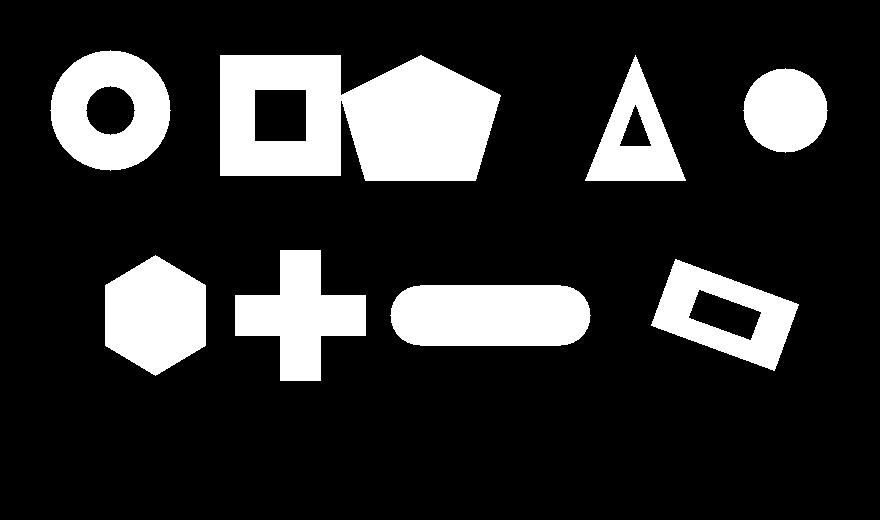
#> input picture lecture5/data/bnw_shapes.png, 880 x 520 px
$ python page102_working_with_curves.py
#> lines starting #> are read from the running program, lines starting #| are printed output that depends on the picture; after the words box and inside, x2 and y2 are one past the last pixel; in counts of white or black regions, pixels touching at a corner belong together
### lecture5/common.py
from __future__ import annotations

import argparse
from pathlib import Path

import cv2
import numpy as np


ROOT_DIR = Path(__file__).resolve().parent
DATA_DIR = ROOT_DIR / "data"
OUTPUT_DIR = ROOT_DIR / "output"


# [8 lines left out: function parse_show_flag, not called in this run]


def load_gray_image(name: str) -> np.ndarray:
    image_path = DATA_DIR / name
    image = cv2.imread(str(image_path), cv2.IMREAD_GRAYSCALE)
    if image is None:
        raise FileNotFoundError(f"Could not read image: {image_path}")
    return image


# [4 lines left out: function plot_gray, not called in this run]


def plot_bgr(ax, image: np.ndarray, title: str) -> None:
    ax.imshow(cv2.cvtColor(to_uint8(image), cv2.COLOR_BGR2RGB))
    ax.set_title(title)
    ax.axis("off")


def finalize_figure(fig, filename: str, show: bool = False) -> Path:
    import matplotlib.pyplot as plt

    OUTPUT_DIR.mkdir(parents=True, exist_ok=True)
    out_path = OUTPUT_DIR / filename
    fig.tight_layout()
    fig.savefig(out_path, dpi=160, bbox_inches="tight")
    print(f"Saved figure: {out_path}")

    if show:
        plt.show()
    else:
        plt.close(fig)

    return out_path


# [10 lines left out: function normalize_channel, not called in this run]


def to_uint8(image: np.ndarray) -> np.ndarray:
    if image.dtype == np.uint8:
        return image

    image_float = image.astype(np.float32)
    if float(image_float.max()) <= 1.0 and float(image_float.min()) >= 0.0:
        scaled = image_float * 255.0
        return np.clip(scaled, 0, 255).astype(np.uint8)

    return normalize_channel(image_float)


# [7 lines left out: function save_image, not called in this run]

### lecture5/page102_working_with_curves.py
from __future__ import annotations

import argparse

import cv2
import matplotlib.pyplot as plt
import numpy as np

from common import finalize_figure, load_gray_image, parse_show_flag, plot_bgr


def select_main_contour(image: np.ndarray) -> tuple[np.ndarray, list[np.ndarray]]:
    contours, _hierarchy = cv2.findContours(image, cv2.RETR_TREE, cv2.CHAIN_APPROX_SIMPLE)
    main_contour = max(contours, key=cv2.contourArea)
    return main_contour, contours


def describe_curve(contour: np.ndarray) -> None:
    print(f"Area of contour is {cv2.contourArea(contour):.2f}")
    print(f"Signed area of contour is {cv2.contourArea(contour, True):.2f}")
    print(f"Length of closed contour is {cv2.arcLength(contour, True):.2f}")
    print(f"Length of open contour is {cv2.arcLength(contour, False):.2f}")
    hull = cv2.convexHull(contour)
    print(f"Convex status of contour is {cv2.isContourConvex(contour)}")
    print(f"Convex status of its hull is {cv2.isContourConvex(hull)}")


def build_views(image: np.ndarray, contour: np.ndarray, contours: list[np.ndarray], epsilon_scale: float) -> tuple[np.ndarray, np.ndarray, np.ndarray]:
    color = cv2.cvtColor(image, cv2.COLOR_GRAY2BGR)
    contour_view = color.copy()
    hull_view = color.copy()
    approx_view = color.copy()

    cv2.drawContours(contour_view, contours, -1, (0, 255, 0), 2)
    hull = cv2.convexHull(contour)
    cv2.drawContours(hull_view, [hull], -1, (0, 0, 255), 2)

    epsilon = epsilon_scale * cv2.arcLength(contour, True)
    approx = cv2.approxPolyDP(contour, epsilon, True)
    cv2.drawContours(approx_view, [approx], -1, (255, 0, 255), 2)

    return contour_view, hull_view, approx_view


def run_interactive(contour: np.ndarray, base_image: np.ndarray) -> None:
    window_name = "Curve approximation"

    def update(value: int) -> None:
        epsilon_scale = max(value, 1) * 0.1 / 255.0
        _, _, approx_view = build_views(base_image, contour, [contour], epsilon_scale)
        cv2.imshow(window_name, approx_view)

    cv2.namedWindow(window_name, cv2.WINDOW_NORMAL)
    cv2.createTrackbar("Epsilon", window_name, 25, 255, update)
    update(25)

    while True:
        key = cv2.waitKey(30)
        if key == 27:
            break

    cv2.destroyWindow(window_name)


def main(show: bool = False, interactive: bool = False) -> None:
    image = load_gray_image("bnw_shapes.png")
#> in load_gray_image, `image = cv2.imread(str(image_path), cv2.IMREAD_GRAYSCALE)`: image: shape (520, 880); 18.5% white; 8 white regions
    contour, contours = select_main_contour(image)
#> in select_main_contour, `contours, _hierarchy = cv2.findContours(image, cv2.RETR_TREE, cv2.CHAI..`: contours = 12 contours; largest, box (x1, y1, x2, y2) and area: (220, 55, 501, 181) 29080, (390, 285, 591, 346) 11136, (50, 50, 171, 171) 11120, (651, 259, 799, 371) 9198, (105, 255, 206, 376) 9000
#> in select_main_contour, `main_contour = max(contours, key=cv2.contourArea)`: main_contour = contour of 266 points, box (x1, y1, x2, y2) (220, 55, 501, 181), area 29080
#> contour has the same summary as main_contour in select_main_contour
    describe_curve(contour)
#| Area of contour is 29079.50
#| Signed area of contour is -29079.50
#| Length of closed contour is 963.26
#| Length of open contour is 843.26
#> in describe_curve, `hull = cv2.convexHull(contour)`: hull = contour of 11 points, box (x1, y1, x2, y2) (220, 55, 501, 181), area 32053
#| Convex status of contour is False
#| Convex status of its hull is True

    contour_view, hull_view, approx_view = build_views(image, contour, contours, epsilon_scale=0.02)
#> in build_views, color is the input picture: shape (520, 880, 3); 18.5% white; 8 white regions, largest, box (x1, y1, x2, y2) and area: (220, 55, 501, 181) 26934, (390, 285, 591, 346) 11361, (50, 50, 171, 171) 9496
#> in build_views, `cv2.drawContours(contour_view, contours, -1, (0, 255, 0), 2)`:
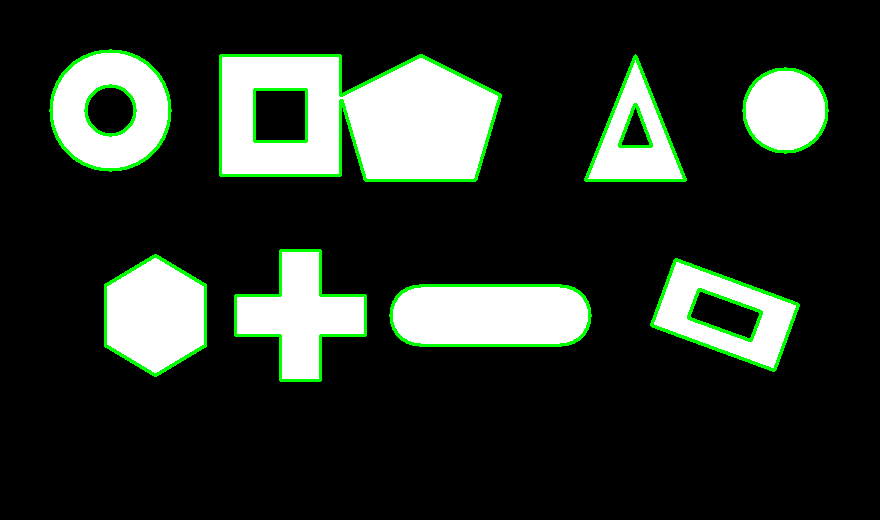
#> contour_view: shape (520, 880, 3); 3.12% of pixels changed, all inside (x1, y1, x2, y2) = (49, 49, 829, 382)
#> in build_views, `cv2.drawContours(hull_view, [hull], -1, (0, 0, 255), 2)`:
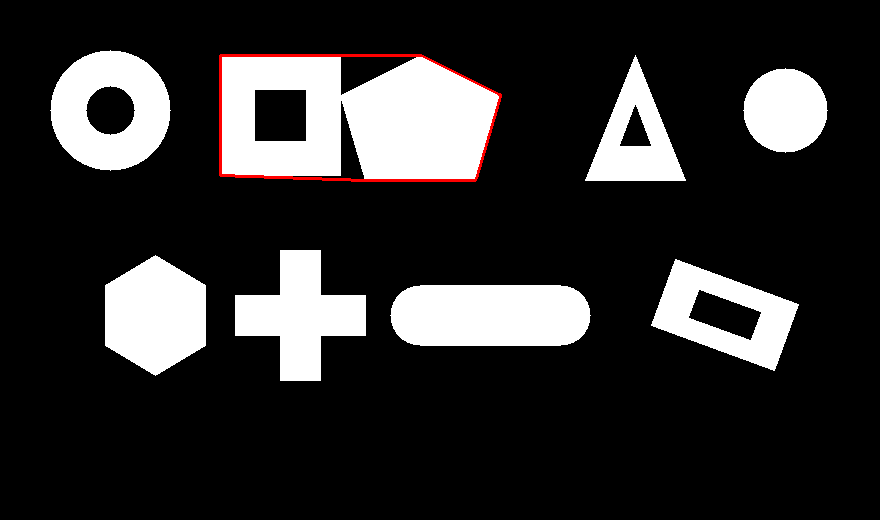
#> hull_view: shape (520, 880, 3); 0.47% of pixels changed, all inside (x1, y1, x2, y2) = (219, 54, 502, 182)
#> in build_views, `epsilon = epsilon_scale * cv2.arcLength(contour, True)`: epsilon = 19.27
#> in build_views, `approx = cv2.approxPolyDP(contour, epsilon, True)`: approx = contour of 10 points, box (x1, y1, x2, y2) (220, 55, 501, 181), area 29042
#> in build_views, `cv2.drawContours(approx_view, [approx], -1, (255, 0, 255), 2)`:
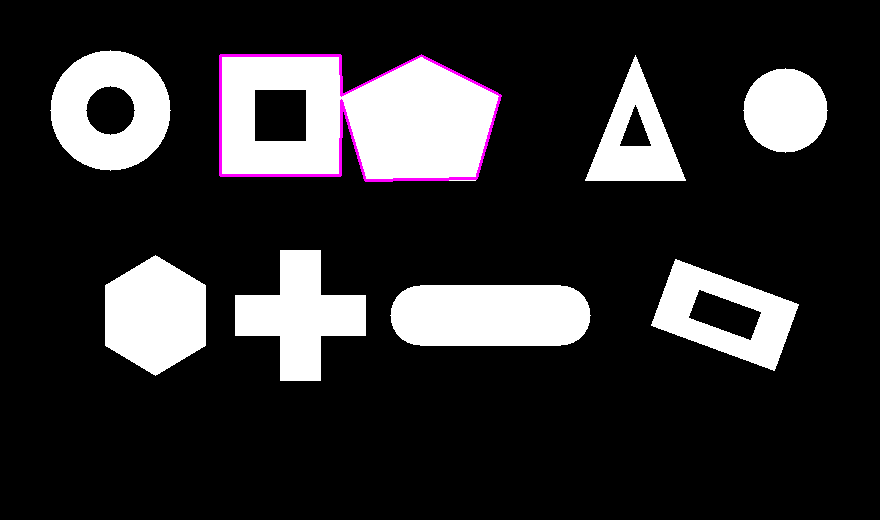
#> approx_view: shape (520, 880, 3); 0.58% of pixels changed, all inside (x1, y1, x2, y2) = (219, 54, 502, 182)

    fig, axes = plt.subplots(1, 3, figsize=(14, 4))
    plot_bgr(axes[0], contour_view, "Contours")
    plot_bgr(axes[1], hull_view, "Convex hull")
    plot_bgr(axes[2], approx_view, "Approx poly")

    finalize_figure(fig, "page102_working_with_curves.png", show)
#> in finalize_figure, `fig.savefig(out_path, dpi=160, bbox_inches="tight")`:
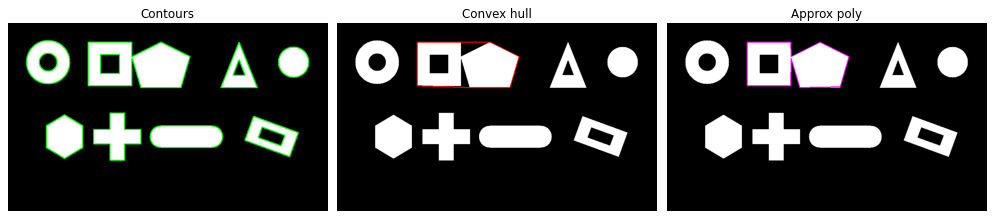
#> figure drawn by matplotlib, 3 panels

    if interactive:
        run_interactive(contour, image)


if __name__ == "__main__":
    parser = argparse.ArgumentParser(description="Page 102 - Working with curves")
    parser.add_argument("--show", action="store_true")
    parser.add_argument("--interactive", action="store_true")
    args = parser.parse_args()
    main(show=args.show, interactive=args.interactive)

$ run again, with lecture5/data/BnW.png copied over lecture5/data/bnw_shapes.png
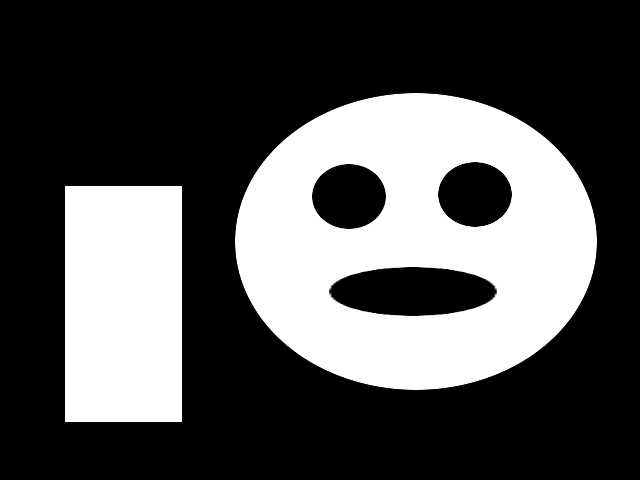
#> input picture lecture5/data/BnW.png, 640 x 480 px
#> in load_gray_image, image is the input picture: shape (480, 640); min 0, max 255, mean 81.4
#> in select_main_contour, `contours, _hierarchy = cv2.findContours(image, cv2.RETR_TREE, cv2.CHAI..`: contours = 5 contours; box (x1, y1, x2, y2) and area: (235, 93, 597, 390) 84420, (65, 186, 182, 422) 27260, (331, 267, 495, 316) 6252, (312, 164, 386, 229) 3750, (438, 162, 512, 227) 3750
#> main_contour = contour of 464 points, box (x1, y1, x2, y2) (235, 93, 597, 390), area 84420
#> in main, `contour, contours = select_main_contour(image)`: contour has the same summary as main_contour in select_main_contour
#| Area of contour is 84420.00
#| Signed area of contour is -84420.00
#| Length of closed contour is 1093.74
#| Length of open contour is 1054.74
#> in describe_curve, `hull = cv2.convexHull(contour)`: hull = contour of 108 points, box (x1, y1, x2, y2) (235, 93, 597, 390), area 84710
#| Convex status of contour is False
#| Convex status of its hull is True
#> in build_views, `cv2.drawContours(contour_view, contours, -1, (0, 255, 0), 2)`:
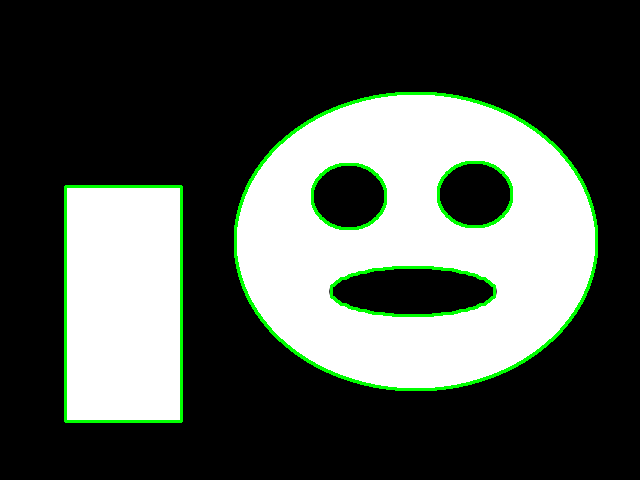
#> contour_view: shape (480, 640, 3); 2.72% of pixels changed, all inside (x1, y1, x2, y2) = (64, 92, 598, 423)
#> hull_view: shape (480, 640, 3); 0.99% of pixels changed, all inside (x1, y1, x2, y2) = (234, 92, 598, 391)
#> epsilon = 21.87
#> approx = [[308, 121], [235, 226], [292, 350], [444, 388], [570, 319], [596, 226], [539, 132], [435, 93]]
#> approx_view: shape (480, 640, 3); 0.94% of pixels changed, all inside (x1, y1, x2, y2) = (234, 92, 598, 390)
#> in finalize_figure, `fig.savefig(out_path, dpi=160, bbox_inches="tight")`:
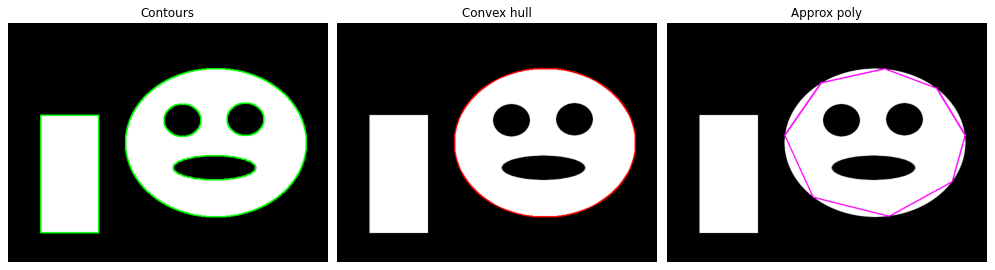
#> figure drawn by matplotlib, 3 panels

$ run again, with lecture5/data/distance_circles.png copied over lecture5/data/bnw_shapes.png
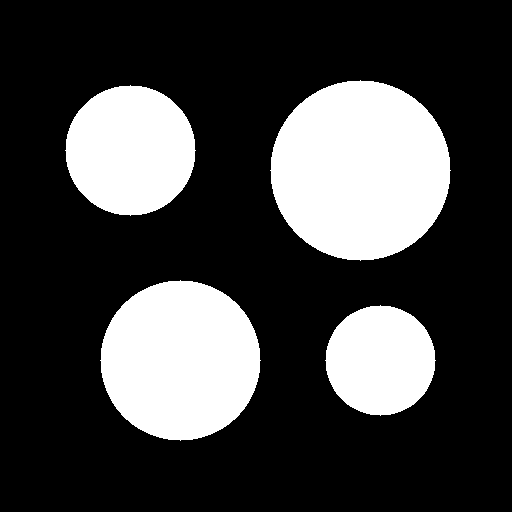
#> input picture lecture5/data/distance_circles.png, 512 x 512 px
#> image: shape (512, 512); 26% white; 4 white regions
#> in select_main_contour, `contours, _hierarchy = cv2.findContours(image, cv2.RETR_TREE, cv2.CHAI..`: contours = 4 contours; box (x1, y1, x2, y2) and area: (270, 80, 451, 261) 25190, (100, 280, 261, 441) 19854, (65, 85, 196, 216) 13090, (325, 305, 436, 416) 9322
#> main_contour = contour of 260 points, box (x1, y1, x2, y2) (270, 80, 451, 261), area 25190
#> in main, `contour, contours = select_main_contour(image)`: contour has the same summary as main_contour in select_main_contour
#| Area of contour is 25190.00
#| Signed area of contour is -25190.00
#| Length of closed contour is 595.81
#| Length of open contour is 594.40
#> in describe_curve, `hull = cv2.convexHull(contour)`: hull = contour of 68 points, box (x1, y1, x2, y2) (270, 80, 451, 261), area 25374
#| Convex status of contour is False
#| Convex status of its hull is True
#> in build_views, color is the input picture: shape (512, 512, 3); 26% white; 4 white regions, box (x1, y1, x2, y2) and area: (270, 80, 451, 261) 25445, (100, 280, 261, 441) 20081, (65, 85, 196, 216) 13273, (325, 305, 436, 416) 9477
#> in build_views, `cv2.drawContours(contour_view, contours, -1, (0, 255, 0), 2)`:
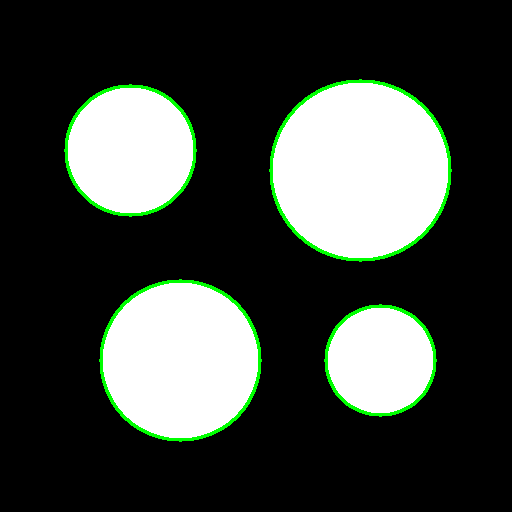
#> contour_view: shape (512, 512, 3); 2.39% of pixels changed, all inside (x1, y1, x2, y2) = (64, 79, 452, 442)
#> hull_view: shape (512, 512, 3); 0.64% of pixels changed, all inside (x1, y1, x2, y2) = (269, 79, 452, 262)
#> epsilon = 11.92
#> approx = [[360, 80], [300, 103], [270, 170], [293, 230], [360, 260], [420, 237], [450, 170], [427, 110]]
#> in finalize_figure, `fig.savefig(out_path, dpi=160, bbox_inches="tight")`:
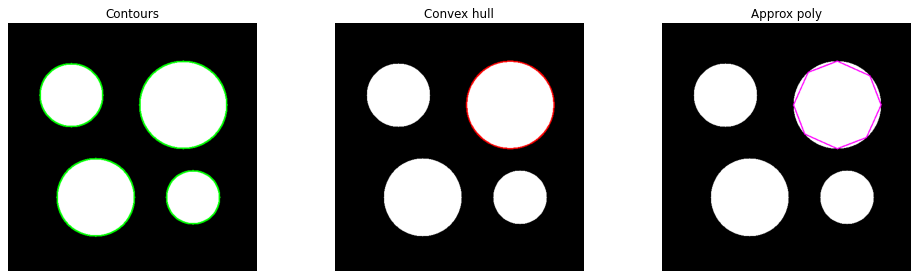
#> figure drawn by matplotlib, 3 panels
